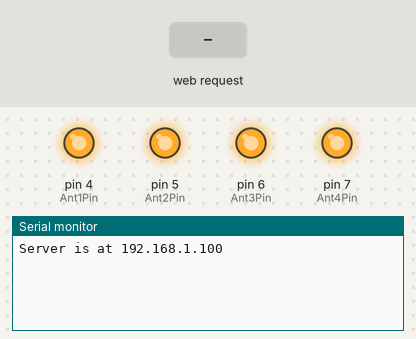
A sketch run on a simulated Arduino Uno, built with avr-gcc and run on an emulated ATmega328P. On the bench: output pins drawn as LEDs (lit = HIGH), the last lines printed to the serial monitor. The test bench sets the inputs (shaded band). WiFi joins after 1.5 s; servers stay silent unless stated.

Above: at 1.2 s.
1.3 s: HTTP request GET /ant1 received
At 2.1 s:
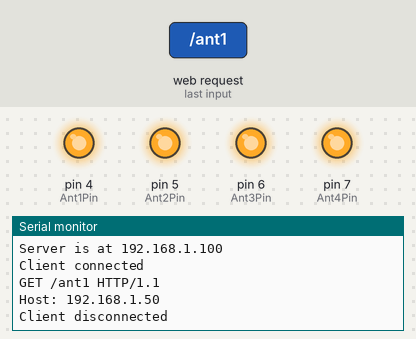
2.8 s: HTTP request GET /off received
At 3.2 s:
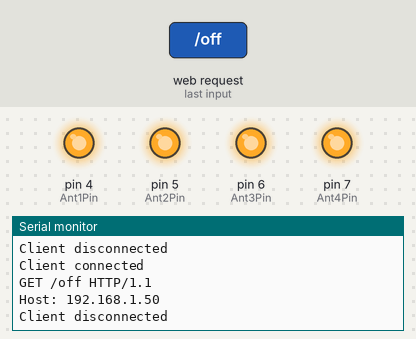

The sketch:

antennuino.ino
```cpp
#include <SPI.h>
#include <Ethernet.h>

// Enter a MAC address and IP address for your controller below.
byte mac[] = {  0xB3, 0x8D, 0x72, 0x1D, 0xCE, 0x91 };

// Our IP address
IPAddress ip(192,168,1,100);

// Initialize the Ethernet server library
// with the IP address and port you want to use
// (port 80 is default for HTTP):
EthernetServer server(80);

String ant = "No antenna selected";

int Ant1Pin = 4;
int Ant2Pin = 5;
int Ant3Pin = 6;
int Ant4Pin = 7;

void allPinsHigh()
{
    digitalWrite(Ant1Pin, HIGH);
    digitalWrite(Ant2Pin, HIGH);
    digitalWrite(Ant3Pin, HIGH);
    digitalWrite(Ant4Pin, HIGH);
}

void setup()
  {
  // Open serial communications and wait for port to open:
  pinMode(Ant1Pin, OUTPUT);
  pinMode(Ant2Pin, OUTPUT);
  pinMode(Ant3Pin, OUTPUT);
  pinMode(Ant4Pin, OUTPUT);
  allPinsHigh();
  Serial.begin(115200);
  while (!Serial) { } // wait for serial port to connect.

  // start the Ethernet connection and the server:
  Ethernet.begin(mac, ip);
  server.begin();
  Serial.print(F("Server is at "));
  Serial.println(Ethernet.localIP());
  }  // end of setup

// how much serial data we expect before a newline
const unsigned int MAX_INPUT = 100;
// the maximum length of paramters we accept
const int MAX_PARAM = 10;


// Example GET line: GET /?foo=bar HTTP/1.1
void processGet (const char * data)
  {
  // find where the parameters start
  const char * paramsPos = strchr (data, '?');
  if (paramsPos == NULL)
    return;  // no parameters
  // find the trailing space
  const char * spacePos = strchr (paramsPos, ' ');
  if (spacePos == NULL)
    return;  // no space found
  // work out how long the parameters are
  int paramLength = spacePos - paramsPos - 1;
  // see if too long
  if (paramLength >= MAX_PARAM)
    return;  // too long for us
  // copy parameters into a buffer
  char param [MAX_PARAM];
  memcpy (param, paramsPos + 1, paramLength);  // skip the "?"
  param [paramLength] = 0;  // null terminator

  // do things depending on argument (GET parameters)
  //ant = param;
Serial.println (param);

  if (strcmp (param, "ant1") == 0){
    ant = "Antenna 1 selected";
    allPinsHigh();
    digitalWrite(Ant1Pin, LOW);
  }
  else if (strcmp (param, "ant2") == 0){
    ant = "Antenna 2 selected";
    allPinsHigh();
    digitalWrite(Ant2Pin, LOW);
  }
  else if (strcmp (param, "ant3") == 0){
    ant = "Antenna 3 selected";
    allPinsHigh();
    digitalWrite(Ant3Pin, LOW);
  }
  else if (strcmp (param, "ant4") == 0){
    ant = "Antenna 4 selected";
    allPinsHigh();
    digitalWrite(Ant4Pin, LOW);
  }
  else if (strcmp (param, "off") == 0){
    ant = "No antenna selected";
    allPinsHigh();
  }
  else{
    ant = "Invalid Parameter!";
  }

  }  // end of processGet

// here to process incoming serial data after a terminator received
void processData (const char * data)
  {
  Serial.println (data);
  if (strlen (data) < 4)
    return;

  if (memcmp (data, "GET ", 4) == 0)
    processGet (&data [4]);
  }  // end of processData

bool processIncomingByte (const byte inByte)
  {
  static char input_line [MAX_INPUT];
  static unsigned int input_pos = 0;
  switch (inByte)
    {
    case '\n':   // end of text
      input_line [input_pos] = 0;  // terminating null byte
      if (input_pos == 0)
        return true;   // got blank line
      // terminator reached! process input_line here ...
      processData (input_line);
      // reset buffer for next time
      input_pos = 0;
      break;

    case '\r':   // discard carriage return
      break;

    default:
      // keep adding if not full ... allow for terminating null byte
      if (input_pos < (MAX_INPUT - 1))
        input_line [input_pos++] = inByte;
      break;
    }  // end of switch
  return false;    // don't have a blank line yet
  } // end of processIncomingByte


void loop()
  {
  // listen for incoming clients
  EthernetClient client = server.available();
  if (client)
    {
    Serial.println(F("Client connected"));
    // an http request ends with a blank line
    boolean done = false;
    while (client.connected() && !done)
      {
      while (client.available () > 0 && !done)
        done = processIncomingByte (client.read ());
      }  // end of while client connected

    // send a standard http response header
    client.println(F("HTTP/1.1 200 OK"));
    client.println(F("Content-Type: text/html"));
    client.println(F("Connection: close"));  // close after completion of the response
    client.println();   // end of HTTP header
    client.println(F("<!DOCTYPE HTML>"));
    client.println(F("<html>"));
    client.println(F("<head>"));
    client.println(F("<title>Arduino Remote Antenna Switch</title>"));
    client.println(F("</head>"));
    client.println(F("<body>"));
    client.println(ant);
    client.println(F("</body>"));
    client.println(F("</html>"));

    // give the web browser time to receive the data
    delay(10);
    // close the connection:
    client.stop();
    Serial.println(F("Client disconnected"));
  }  // end of got a new client
}  // end of loop
```

Measured:
- after the input at 1.3 s, the serial monitor: prints a new line at once (image 1)
- after the input at 2.8 s, the serial monitor: prints a new line at once (image 2)
